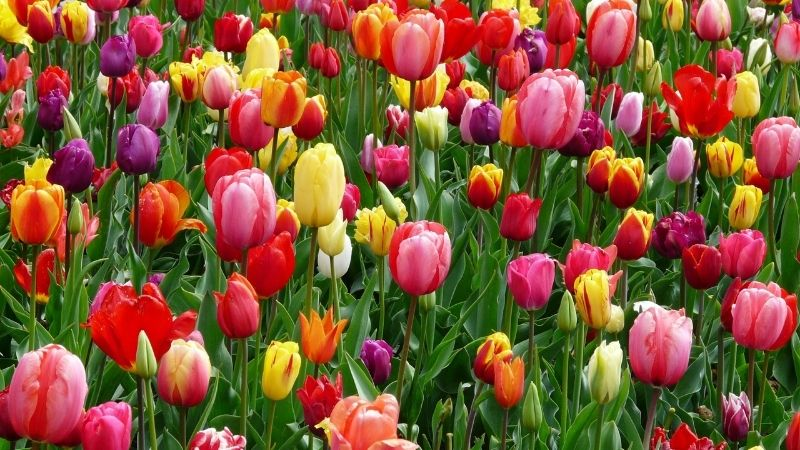
#> input picture Img/rgb_image.jpg, 800 x 450 px, found by its file name
$ python ExtractionOrSegmentationUsingHSV.py
#> lines starting #> are read from the running program, lines starting #| are printed output that depends on the picture; after the words box and inside, x2 and y2 are one past the last pixel; in counts of white or black regions, pixels touching at a corner belong together
import cv2
import matplotlib.pyplot as plt
import numpy as np

# Read Image
img = cv2.imread(r'C:\Users\DELL INSPIRON 5530\PycharmProjects\PythonProject\OpenCV\Img\rgb_image.jpg')
#> img is the input picture: shape (450, 800, 3); mean B, G, R 53.5, 87.4, 128

# Convert BGR Image to RGB Image when use plt
# plt.imshow(img[:,:,::-1])

# Convert to HSV
hsv_image = cv2.cvtColor(img, cv2.COLOR_BGR2HSV)
#> hsv_image: shape (450, 800, 3); mean H, S, V 68.4, 179.6, 141.7

# lower red and upper red value
lower_red = np.array([20, 100, 100])
upper_red = np.array([30, 255, 255])

# mask1 cho vùng đỏ 1 (0 - 15)
mask1 = cv2.inRange(hsv_image, lower_red, upper_red)
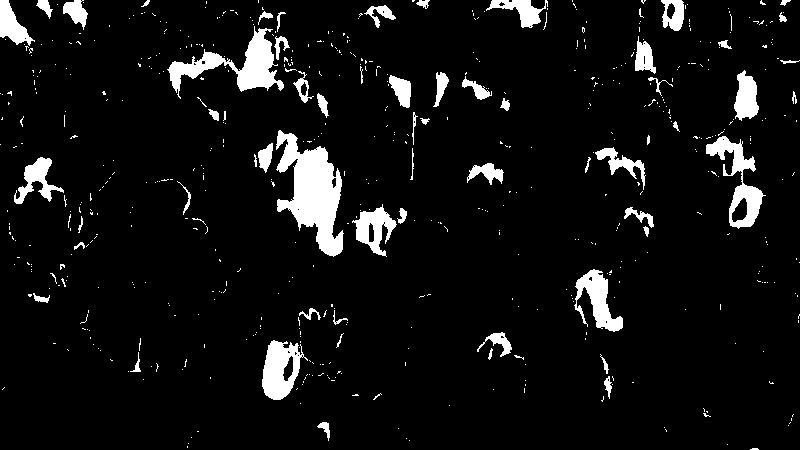
#> mask1: shape (450, 800); 6.9% white; 595 white regions (533 under 20 px), largest, box (x1, y1, x2, y2) and area: (276, 130, 344, 257) 4461, (167, 26, 284, 99) 2621, (706, 136, 766, 229) 1774
# [5 lines of commented-out code are left out]

lower_red2 = np.array([165, 120, 70])
upper_red2 = np.array([[179, 255, 255]])
mask2 = cv2.inRange(hsv_image, lower_red2, upper_red2)
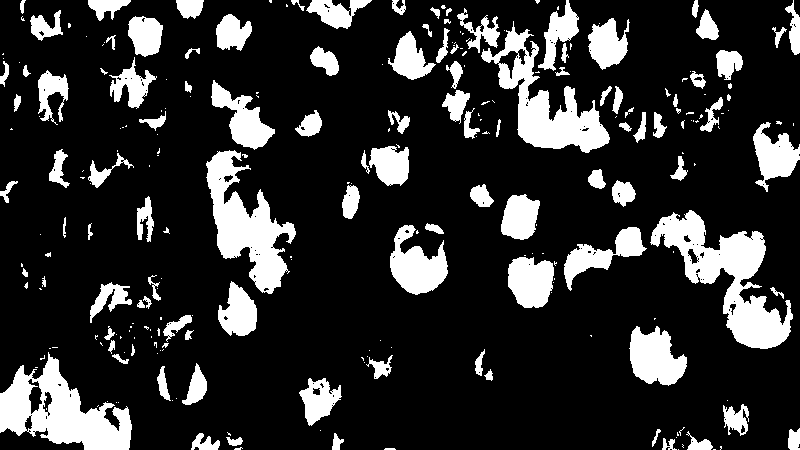
#> mask2: shape (450, 800); 18.5% white; 255 white regions (143 under 20 px), largest, box (x1, y1, x2, y2) and area: (650, 210, 793, 349) 7169, (0, 352, 132, 450) 6289, (206, 150, 296, 294) 5545

# Gộp 2 mask 2 vùng lại => tìm vùng cần tìm và giữ lại (màu trắng)
final_mask = cv2.bitwise_or(mask1, mask2)
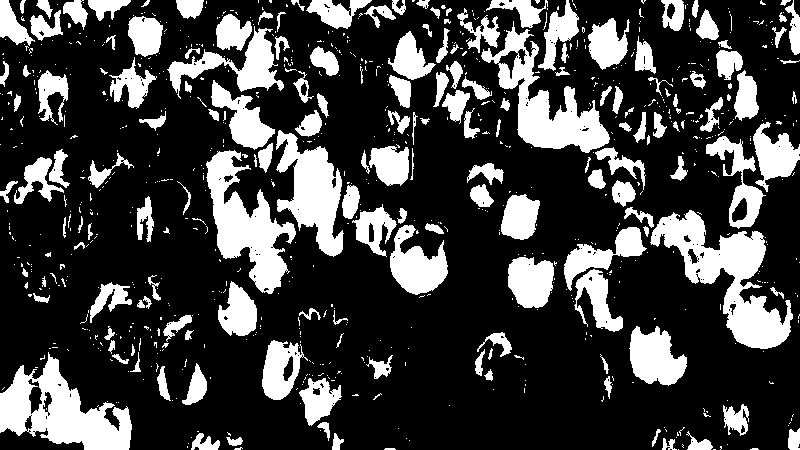
#> final_mask: shape (450, 800); 25.4% white; 850 white regions (676 under 20 px), largest, box (x1, y1, x2, y2) and area: (650, 210, 793, 349) 7169, (0, 352, 132, 450) 6289, (206, 150, 296, 294) 5545
print(np.unique(final_mask))
#| [  0 255]

# Hiển thị cái vùng được giữ lại ở mask lên ảnh gốc với màu gốc
res = cv2.bitwise_and(img, img, mask=mask1)
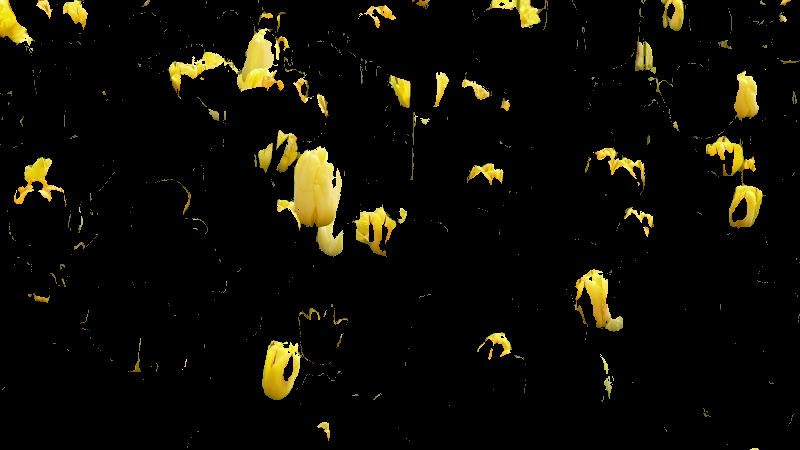
#> res: shape (450, 800, 3); mean B, G, R 4.2, 12.3, 14.1

plt.figure(1)
plt.subplot(121)
plt.imshow(img[:,:,::-1])

plt.subplot(122)
plt.imshow(res[:,:,::-1])

plt.show()
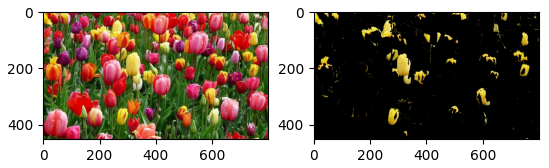
#> figure drawn by matplotlib, 2 panels

$ run again, with Img/1.jpg copied over Img/rgb_image.jpg
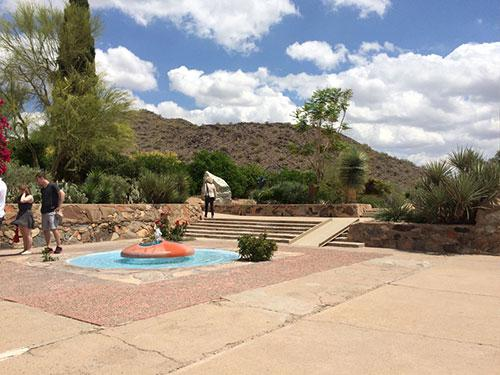
#> input picture Img/1.jpg, 500 x 375 px, found by its file name
#> img is the input picture: shape (375, 500, 3); mean B, G, R 140.3, 152.5, 162.4
#> hsv_image: shape (375, 500, 3); mean H, S, V 44.5, 76.5, 173.6
#> `mask1 = cv2.inRange(hsv_image, lower_red, upper_red)`:
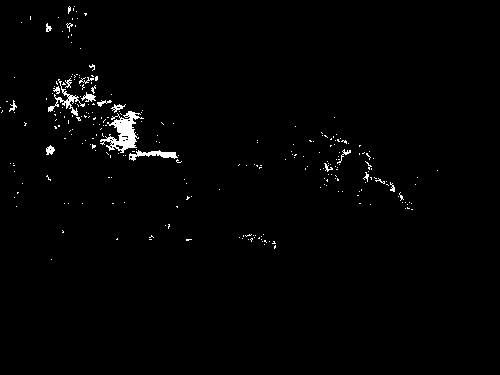
#> mask1: shape (375, 500); 1.3% white; 264 white regions (247 under 20 px), largest, box (x1, y1, x2, y2) and area: (100, 111, 144, 153) 758, (48, 79, 85, 116) 262, (129, 150, 178, 161) 236
#> mask2: shape (375, 500); 0.13% white; 7 white regions (3 under 20 px), largest, box (x1, y1, x2, y2) and area: (0, 145, 10, 160) 92, (0, 117, 8, 128) 62, (0, 132, 6, 144) 42, (0, 164, 6, 174) 42
#| [  0 255]
#> `plt.show()`:
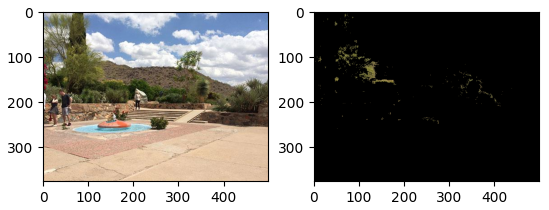
#> figure drawn by matplotlib, 2 panels

$ run again, with Img/2.jpg copied over Img/rgb_image.jpg
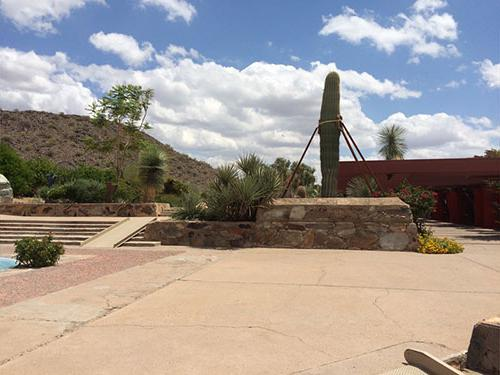
#> input picture Img/2.jpg, 500 x 375 px, found by its file name
#> img is the input picture: shape (375, 500, 3); mean B, G, R 145.9, 151.1, 159.3
#> hsv_image: shape (375, 500, 3); mean H, S, V 50, 74, 174.5
#> `mask1 = cv2.inRange(hsv_image, lower_red, upper_red)`:
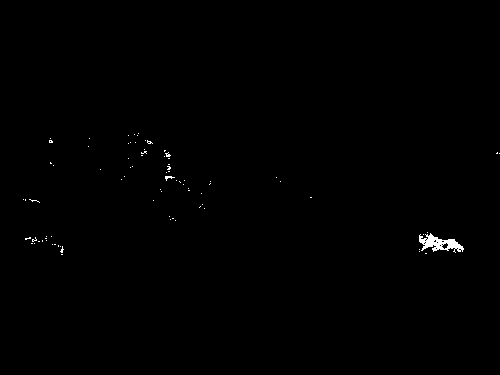
#> mask1: shape (375, 500); 0.34% white; 82 white regions (80 under 20 px), largest, box (x1, y1, x2, y2) and area: (419, 233, 464, 253) 418, (165, 176, 175, 181) 23
#> mask2: shape (375, 500); 0.04% white in thin lines or dots, all inside (x1, y1, x2, y2) = (342, 159, 500, 194)
#> final_mask: shape (375, 500); 0.38% white; 90 white regions (86 under 20 px), largest, box (x1, y1, x2, y2) and area: (419, 233, 464, 253) 418, (480, 168, 500, 170) 30, (369, 166, 384, 168) 29, (165, 176, 175, 181) 23
#| [  0 255]
#> `plt.show()`:
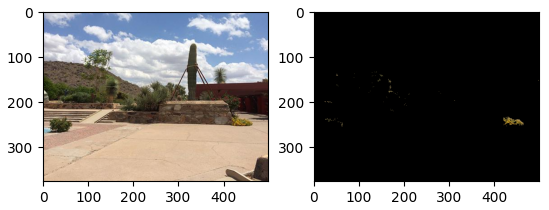
#> figure drawn by matplotlib, 2 panels
